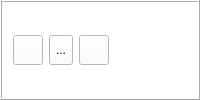
        <widget class="QFrame" name="frame">
         <property name="minimumSize">
          <size>
           <width>0</width>
           <height>40</height>
          </size>
         </property>
         <property name="styleSheet">
          <string notr="true">background-color: rgb(255, 255, 255);</string>
         </property>
         <property name="frameShape">
          <enum>QFrame::Box</enum>
         </property>
         <property name="frameShadow">
          <enum>QFrame::Raised</enum>
         </property>
         <layout class="QVBoxLayout" name="verticalLayout_3">
          <item>
           <layout class="QHBoxLayout" name="horizontalLayout_2">
            <item>
             <widget class="QToolButton" name="clipboard_ToolButton">
              <property name="maximumSize">
               <size>
                <width>30</width>
                <height>30</height>
               </size>
              </property>
              <property name="toolTip">
               <string>Copy shortcuts to the clipboard</string>
              </property>
              <property name="autoFillBackground">
               <bool>false</bool>
              </property>
              <property name="text">
               <string/>
              </property>
              <property name="icon">
               <iconset resource="../../../libs/vmisc/share/resources/icon.qrc">
                <normaloff>:/icon/32x32/clipboard_icon.png</normaloff>:/icon/32x32/clipboard_icon.png</iconset>
              </property>
              <property name="iconSize">
               <size>
                <width>30</width>
                <height>30</height>
               </size>
              </property>
             </widget>
            </item>
            <item>
             <widget class="QToolButton" name="pdf_ToolButton">
              <property name="maximumSize">
               <size>
                <width>30</width>
                <height>30</height>
               </size>
              </property>
              <property name="toolTip">
               <string>Export shortcuts as a PDF</string>
              </property>
              <property name="text">
               <string notr="true">...</string>
              </property>
              <property name="icon">
               <iconset resource="../../../libs/vmisc/share/resources/icon.qrc">
                <normaloff>:/icon/32x32/pdf_icon.png</normaloff>:/icon/32x32/pdf_icon.png</iconset>
              </property>
              <property name="iconSize">
               <size>
                <width>30</width>
                <height>30</height>
               </size>
              </property>
             </widget>
            </item>
            <item>
             <widget class="QToolButton" name="printer_ToolButton">
              <property name="maximumSize">
               <size>
                <width>30</width>
                <height>30</height>
               </size>
              </property>
              <property name="toolTip">
               <string>Send shortcuts to the Printer</string>
              </property>
              <property name="text">
               <string/>
              </property>
              <property name="icon">
               <iconset resource="../../../libs/vmisc/share/resources/icon.qrc">
                <normaloff>:/icon/32x32/printer_icon.png</normaloff>:/icon/32x32/printer_icon.png</iconset>
              </property>
              <property name="iconSize">
               <size>
                <width>30</width>
                <height>30</height>
               </size>
              </property>
             </widget>
            </item>
            <item>
             <spacer name="horizontalSpacer">
              <property name="orientation">
               <enum>Qt::Horizontal</enum>
              </property>
              <property name="sizeHint" stdset="0">
               <size>
                <width>40</width>
                <height>20</height>
               </size>
              </property>
             </spacer>
            </item>
           </layout>
          </item>
         </layout>
        </widget>
